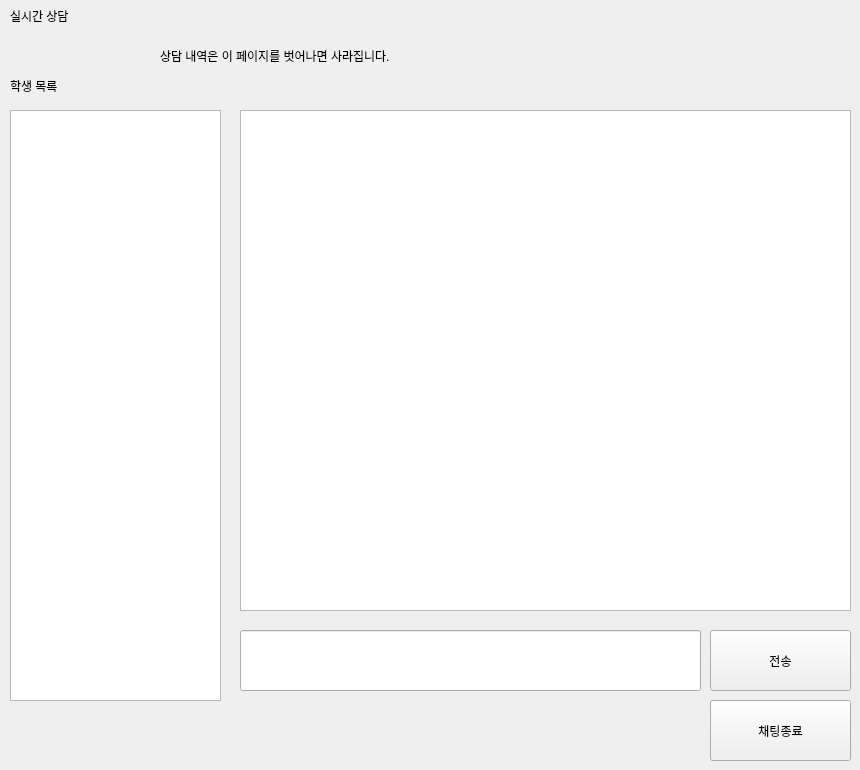
      <widget class="QWidget" name="page_10">
       <widget class="QLabel" name="label_14">
        <property name="geometry">
         <rect>
          <x>10</x>
          <y>0</y>
          <width>121</width>
          <height>31</height>
         </rect>
        </property>
        <property name="text">
         <string>실시간 상담</string>
        </property>
       </widget>
       <widget class="QLabel" name="label_15">
        <property name="geometry">
         <rect>
          <x>160</x>
          <y>20</y>
          <width>601</width>
          <height>71</height>
         </rect>
        </property>
        <property name="text">
         <string>상담 내역은 이 페이지를 벗어나면 사라집니다.</string>
        </property>
       </widget>
       <widget class="QListWidget" name="client_list_widget">
        <property name="geometry">
         <rect>
          <x>10</x>
          <y>110</y>
          <width>211</width>
          <height>591</height>
         </rect>
        </property>
       </widget>
       <widget class="QLabel" name="label_16">
        <property name="geometry">
         <rect>
          <x>10</x>
          <y>70</y>
          <width>121</width>
          <height>31</height>
         </rect>
        </property>
        <property name="text">
         <string>학생 목록</string>
        </property>
       </widget>
       <widget class="QListWidget" name="Consult_chat_lw">
        <property name="geometry">
         <rect>
          <x>240</x>
          <y>110</y>
          <width>611</width>
          <height>501</height>
         </rect>
        </property>
       </widget>
       <widget class="QLineEdit" name="consult_chat_le">
        <property name="geometry">
         <rect>
          <x>240</x>
          <y>630</y>
          <width>461</width>
          <height>61</height>
         </rect>
        </property>
       </widget>
       <widget class="QPushButton" name="consult_chat_send">
        <property name="geometry">
         <rect>
          <x>710</x>
          <y>630</y>
          <width>141</width>
          <height>61</height>
         </rect>
        </property>
        <property name="text">
         <string>전송</string>
        </property>
       </widget>
       <widget class="QPushButton" name="btn_consult_end">
        <property name="geometry">
         <rect>
          <x>710</x>
          <y>700</y>
          <width>141</width>
          <height>61</height>
         </rect>
        </property>
        <property name="text">
         <string>채팅종료</string>
        </property>
       </widget>
      </widget>
